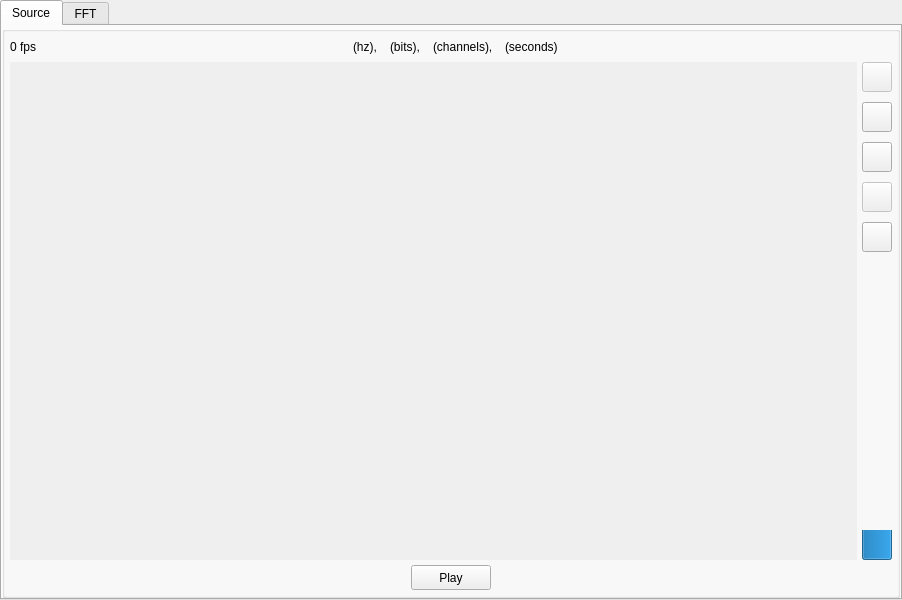
<?xml version="1.0" encoding="UTF-8"?>
<ui version="4.0">
 <class>DataBox</class>
 <widget class="QFrame" name="DataBox">
  <property name="geometry">
   <rect>
    <x>0</x>
    <y>0</y>
    <width>902</width>
    <height>600</height>
   </rect>
  </property>
  <property name="sizePolicy">
   <sizepolicy hsizetype="Minimum" vsizetype="Minimum">
    <horstretch>0</horstretch>
    <verstretch>0</verstretch>
   </sizepolicy>
  </property>
  <property name="minimumSize">
   <size>
    <width>900</width>
    <height>600</height>
   </size>
  </property>
  <property name="windowTitle">
   <string>Frame</string>
  </property>
  <layout class="QVBoxLayout" name="verticalLayout_6">
   <property name="spacing">
    <number>0</number>
   </property>
   <property name="leftMargin">
    <number>0</number>
   </property>
   <property name="topMargin">
    <number>0</number>
   </property>
   <property name="rightMargin">
    <number>0</number>
   </property>
   <property name="bottomMargin">
    <number>0</number>
   </property>
   <item>
    <widget class="QTabWidget" name="tabWidget">
     <property name="currentIndex">
      <number>0</number>
     </property>
     <widget class="QWidget" name="tab">
      <attribute name="title">
       <string>Source</string>
      </attribute>
      <layout class="QHBoxLayout" name="horizontalLayout_5">
       <property name="spacing">
        <number>0</number>
       </property>
       <property name="leftMargin">
        <number>0</number>
       </property>
       <property name="topMargin">
        <number>0</number>
       </property>
       <property name="rightMargin">
        <number>0</number>
       </property>
       <property name="bottomMargin">
        <number>0</number>
       </property>
       <item>
        <widget class="QGroupBox" name="groupBox_3">
         <property name="title">
          <string/>
         </property>
         <layout class="QVBoxLayout" name="verticalLayout" stretch="1,97,0">
          <property name="spacing">
           <number>5</number>
          </property>
          <property name="leftMargin">
           <number>5</number>
          </property>
          <property name="topMargin">
           <number>5</number>
          </property>
          <property name="rightMargin">
           <number>5</number>
          </property>
          <property name="bottomMargin">
           <number>5</number>
          </property>
          <item>
           <layout class="QHBoxLayout" name="horizontalLayout_2" stretch="4,1,4">
            <property name="spacing">
             <number>0</number>
            </property>
            <item>
             <layout class="QHBoxLayout" name="horizontalLayout_3">
              <item>
               <widget class="QLabel" name="label_2">
                <property name="text">
                 <string>0 fps</string>
                </property>
               </widget>
              </item>
              <item>
               <spacer name="horizontalSpacer_5">
                <property name="orientation">
                 <enum>Qt::Horizontal</enum>
                </property>
                <property name="sizeHint" stdset="0">
                 <size>
                  <width>40</width>
                  <height>20</height>
                 </size>
                </property>
               </spacer>
              </item>
             </layout>
            </item>
            <item>
             <layout class="QHBoxLayout" name="horizontalLayout_4" stretch="0,0,0,0,0,0,0,0">
              <property name="spacing">
               <number>1</number>
              </property>
              <item>
               <widget class="QLabel" name="sampleratelabel">
                <property name="text">
                 <string/>
                </property>
               </widget>
              </item>
              <item>
               <widget class="QLabel" name="label_3">
                <property name="text">
                 <string>(hz), </string>
                </property>
               </widget>
              </item>
              <item>
               <widget class="QLabel" name="bitslabel">
                <property name="text">
                 <string/>
                </property>
               </widget>
              </item>
              <item>
               <widget class="QLabel" name="label_5">
                <property name="text">
                 <string>(bits), </string>
                </property>
               </widget>
              </item>
              <item>
               <widget class="QLabel" name="channelslabel">
                <property name="text">
                 <string/>
                </property>
               </widget>
              </item>
              <item>
               <widget class="QLabel" name="label_7">
                <property name="text">
                 <string>(channels), </string>
                </property>
               </widget>
              </item>
              <item>
               <widget class="QLabel" name="secondslabel">
                <property name="text">
                 <string/>
                </property>
               </widget>
              </item>
              <item>
               <widget class="QLabel" name="label_9">
                <property name="text">
                 <string>(seconds)</string>
                </property>
               </widget>
              </item>
             </layout>
            </item>
            <item>
             <spacer name="horizontalSpacer_6">
              <property name="orientation">
               <enum>Qt::Horizontal</enum>
              </property>
              <property name="sizeHint" stdset="0">
               <size>
                <width>40</width>
                <height>20</height>
               </size>
              </property>
             </spacer>
            </item>
           </layout>
          </item>
          <item>
           <layout class="QHBoxLayout" name="horizontalLayout_8" stretch="99,1">
            <property name="spacing">
             <number>5</number>
            </property>
            <property name="leftMargin">
             <number>0</number>
            </property>
            <property name="topMargin">
             <number>0</number>
            </property>
            <property name="rightMargin">
             <number>0</number>
            </property>
            <property name="bottomMargin">
             <number>0</number>
            </property>
            <item>
             <widget class="QScrollArea" name="scrollArea">
              <property name="frameShape">
               <enum>QFrame::NoFrame</enum>
              </property>
              <property name="frameShadow">
               <enum>QFrame::Plain</enum>
              </property>
              <property name="verticalScrollBarPolicy">
               <enum>Qt::ScrollBarAsNeeded</enum>
              </property>
              <property name="horizontalScrollBarPolicy">
               <enum>Qt::ScrollBarAsNeeded</enum>
              </property>
              <property name="widgetResizable">
               <bool>true</bool>
              </property>
              <widget class="QWidget" name="scrollAreaWidgetContents">
               <property name="geometry">
                <rect>
                 <x>0</x>
                 <y>0</y>
                 <width>845</width>
                 <height>496</height>
                </rect>
               </property>
               <layout class="QVBoxLayout" name="verticalLayout_7">
                <property name="spacing">
                 <number>0</number>
                </property>
                <property name="leftMargin">
                 <number>0</number>
                </property>
                <property name="topMargin">
                 <number>0</number>
                </property>
                <property name="rightMargin">
                 <number>0</number>
                </property>
                <property name="bottomMargin">
                 <number>0</number>
                </property>
                <item>
                 <layout class="QVBoxLayout" name="verticalLayout_5"/>
                </item>
               </layout>
              </widget>
             </widget>
            </item>
            <item>
             <layout class="QVBoxLayout" name="verticalLayout_4">
              <property name="spacing">
               <number>10</number>
              </property>
              <property name="leftMargin">
               <number>0</number>
              </property>
              <property name="topMargin">
               <number>0</number>
              </property>
              <property name="rightMargin">
               <number>0</number>
              </property>
              <property name="bottomMargin">
               <number>0</number>
              </property>
              <item>
               <widget class="QPushButton" name="pushButton_4">
                <property name="enabled">
                 <bool>false</bool>
                </property>
                <property name="sizePolicy">
                 <sizepolicy hsizetype="Minimum" vsizetype="Minimum">
                  <horstretch>0</horstretch>
                  <verstretch>0</verstretch>
                 </sizepolicy>
                </property>
                <property name="minimumSize">
                 <size>
                  <width>30</width>
                  <height>30</height>
                 </size>
                </property>
                <property name="maximumSize">
                 <size>
                  <width>30</width>
                  <height>30</height>
                 </size>
                </property>
                <property name="toolTip">
                 <string>select mode</string>
                </property>
                <property name="text">
                 <string/>
                </property>
               </widget>
              </item>
              <item>
               <widget class="QPushButton" name="pushButton_3">
                <property name="sizePolicy">
                 <sizepolicy hsizetype="Minimum" vsizetype="Minimum">
                  <horstretch>0</horstretch>
                  <verstretch>0</verstretch>
                 </sizepolicy>
                </property>
                <property name="minimumSize">
                 <size>
                  <width>30</width>
                  <height>30</height>
                 </size>
                </property>
                <property name="maximumSize">
                 <size>
                  <width>30</width>
                  <height>30</height>
                 </size>
                </property>
                <property name="toolTip">
                 <string>drag mode</string>
                </property>
                <property name="text">
                 <string/>
                </property>
               </widget>
              </item>
              <item>
               <widget class="QPushButton" name="pushButton_5">
                <property name="sizePolicy">
                 <sizepolicy hsizetype="Minimum" vsizetype="Minimum">
                  <horstretch>0</horstretch>
                  <verstretch>0</verstretch>
                 </sizepolicy>
                </property>
                <property name="minimumSize">
                 <size>
                  <width>30</width>
                  <height>30</height>
                 </size>
                </property>
                <property name="maximumSize">
                 <size>
                  <width>30</width>
                  <height>30</height>
                 </size>
                </property>
                <property name="toolTip">
                 <string>reset plot</string>
                </property>
                <property name="text">
                 <string/>
                </property>
               </widget>
              </item>
              <item>
               <widget class="QPushButton" name="pushButton_6">
                <property name="enabled">
                 <bool>false</bool>
                </property>
                <property name="sizePolicy">
                 <sizepolicy hsizetype="Minimum" vsizetype="Minimum">
                  <horstretch>0</horstretch>
                  <verstretch>0</verstretch>
                 </sizepolicy>
                </property>
                <property name="minimumSize">
                 <size>
                  <width>30</width>
                  <height>30</height>
                 </size>
                </property>
                <property name="maximumSize">
                 <size>
                  <width>30</width>
                  <height>30</height>
                 </size>
                </property>
                <property name="toolTip">
                 <string>change refresh rate</string>
                </property>
                <property name="text">
                 <string/>
                </property>
               </widget>
              </item>
              <item>
               <widget class="QPushButton" name="pushButton_11">
                <property name="enabled">
                 <bool>true</bool>
                </property>
                <property name="sizePolicy">
                 <sizepolicy hsizetype="Minimum" vsizetype="Minimum">
                  <horstretch>0</horstretch>
                  <verstretch>0</verstretch>
                 </sizepolicy>
                </property>
                <property name="minimumSize">
                 <size>
                  <width>30</width>
                  <height>30</height>
                 </size>
                </property>
                <property name="maximumSize">
                 <size>
                  <width>30</width>
                  <height>30</height>
                 </size>
                </property>
                <property name="toolTip">
                 <string>slider mode</string>
                </property>
                <property name="text">
                 <string/>
                </property>
               </widget>
              </item>
              <item>
               <spacer name="verticalSpacer">
                <property name="orientation">
                 <enum>Qt::Vertical</enum>
                </property>
                <property name="sizeHint" stdset="0">
                 <size>
                  <width>20</width>
                  <height>40</height>
                 </size>
                </property>
               </spacer>
              </item>
              <item>
               <widget class="QProgressBar" name="progressBar">
                <property name="enabled">
                 <bool>true</bool>
                </property>
                <property name="sizePolicy">
                 <sizepolicy hsizetype="Minimum" vsizetype="Minimum">
                  <horstretch>0</horstretch>
                  <verstretch>0</verstretch>
                 </sizepolicy>
                </property>
                <property name="minimumSize">
                 <size>
                  <width>30</width>
                  <height>30</height>
                 </size>
                </property>
                <property name="maximumSize">
                 <size>
                  <width>30</width>
                  <height>30</height>
                 </size>
                </property>
                <property name="value">
                 <number>100</number>
                </property>
                <property name="textVisible">
                 <bool>false</bool>
                </property>
                <property name="orientation">
                 <enum>Qt::Vertical</enum>
                </property>
               </widget>
              </item>
             </layout>
            </item>
           </layout>
          </item>
          <item>
           <layout class="QHBoxLayout" name="horizontalLayout">
            <property name="spacing">
             <number>5</number>
            </property>
            <item>
             <spacer name="horizontalSpacer">
              <property name="orientation">
               <enum>Qt::Horizontal</enum>
              </property>
              <property name="sizeHint" stdset="0">
               <size>
                <width>40</width>
                <height>20</height>
               </size>
              </property>
             </spacer>
            </item>
            <item>
             <widget class="QPushButton" name="pushButton">
              <property name="sizePolicy">
               <sizepolicy hsizetype="Minimum" vsizetype="Minimum">
                <horstretch>0</horstretch>
                <verstretch>0</verstretch>
               </sizepolicy>
              </property>
              <property name="minimumSize">
               <size>
                <width>0</width>
                <height>25</height>
               </size>
              </property>
              <property name="maximumSize">
               <size>
                <width>16777215</width>
                <height>25</height>
               </size>
              </property>
              <property name="text">
               <string>Play</string>
              </property>
              <property name="flat">
               <bool>false</bool>
              </property>
             </widget>
            </item>
            <item>
             <spacer name="horizontalSpacer_2">
              <property name="orientation">
               <enum>Qt::Horizontal</enum>
              </property>
              <property name="sizeHint" stdset="0">
               <size>
                <width>40</width>
                <height>20</height>
               </size>
              </property>
             </spacer>
            </item>
           </layout>
          </item>
         </layout>
        </widget>
       </item>
      </layout>
     </widget>
     <widget class="QWidget" name="tab_2">
      <attribute name="title">
       <string>FFT</string>
      </attribute>
      <layout class="QVBoxLayout" name="verticalLayout_3">
       <property name="spacing">
        <number>0</number>
       </property>
       <property name="leftMargin">
        <number>0</number>
       </property>
       <property name="topMargin">
        <number>0</number>
       </property>
       <property name="rightMargin">
        <number>0</number>
       </property>
       <property name="bottomMargin">
        <number>0</number>
       </property>
       <item>
        <widget class="QGroupBox" name="groupBox_4">
         <property name="title">
          <string/>
         </property>
         <layout class="QVBoxLayout" name="verticalLayout_2" stretch="1,98,1">
          <property name="spacing">
           <number>5</number>
          </property>
          <property name="leftMargin">
           <number>5</number>
          </property>
          <property name="topMargin">
           <number>5</number>
          </property>
          <property name="rightMargin">
           <number>5</number>
          </property>
          <property name="bottomMargin">
           <number>5</number>
          </property>
          <item>
           <layout class="QHBoxLayout" name="horizontalLayout_6">
            <item>
             <spacer name="horizontalSpacer_7">
              <property name="orientation">
               <enum>Qt::Horizontal</enum>
              </property>
              <property name="sizeHint" stdset="0">
               <size>
                <width>40</width>
                <height>20</height>
               </size>
              </property>
             </spacer>
            </item>
            <item>
             <widget class="QLabel" name="label">
              <property name="text">
               <string/>
              </property>
              <property name="alignment">
               <set>Qt::AlignCenter</set>
              </property>
             </widget>
            </item>
            <item>
             <spacer name="horizontalSpacer_8">
              <property name="orientation">
               <enum>Qt::Horizontal</enum>
              </property>
              <property name="sizeHint" stdset="0">
               <size>
                <width>40</width>
                <height>20</height>
               </size>
              </property>
             </spacer>
            </item>
           </layout>
          </item>
          <item>
           <layout class="QHBoxLayout" name="horizontalLayout_9" stretch="99,1">
            <property name="spacing">
             <number>5</number>
            </property>
            <property name="leftMargin">
             <number>0</number>
            </property>
            <property name="topMargin">
             <number>0</number>
            </property>
            <property name="rightMargin">
             <number>0</number>
            </property>
            <property name="bottomMargin">
             <number>0</number>
            </property>
            <item>
             <layout class="QVBoxLayout" name="verticalLayout_8"/>
            </item>
            <item>
             <layout class="QVBoxLayout" name="verticalLayout_9">
              <property name="spacing">
               <number>10</number>
              </property>
              <item>
               <widget class="QPushButton" name="pushButton_7">
                <property name="enabled">
                 <bool>false</bool>
                </property>
                <property name="sizePolicy">
                 <sizepolicy hsizetype="Fixed" vsizetype="Fixed">
                  <horstretch>0</horstretch>
                  <verstretch>0</verstretch>
                 </sizepolicy>
                </property>
                <property name="minimumSize">
                 <size>
                  <width>30</width>
                  <height>30</height>
                 </size>
                </property>
                <property name="maximumSize">
                 <size>
                  <width>30</width>
                  <height>30</height>
                 </size>
                </property>
                <property name="toolTip">
                 <string>select mode</string>
                </property>
                <property name="text">
                 <string/>
                </property>
               </widget>
              </item>
              <item>
               <widget class="QPushButton" name="pushButton_8">
                <property name="enabled">
                 <bool>true</bool>
                </property>
                <property name="minimumSize">
                 <size>
                  <width>30</width>
                  <height>30</height>
                 </size>
                </property>
                <property name="maximumSize">
                 <size>
                  <width>30</width>
                  <height>30</height>
                 </size>
                </property>
                <property name="toolTip">
                 <string>drag mode</string>
                </property>
                <property name="text">
                 <string/>
                </property>
               </widget>
              </item>
              <item>
               <widget class="QPushButton" name="pushButton_9">
                <property name="enabled">
                 <bool>true</bool>
                </property>
                <property name="minimumSize">
                 <size>
                  <width>30</width>
                  <height>30</height>
                 </size>
                </property>
                <property name="maximumSize">
                 <size>
                  <width>30</width>
                  <height>30</height>
                 </size>
                </property>
                <property name="toolTip">
                 <string>reset plot</string>
                </property>
                <property name="text">
                 <string/>
                </property>
               </widget>
              </item>
              <item>
               <widget class="QPushButton" name="pushButton_10">
                <property name="sizePolicy">
                 <sizepolicy hsizetype="Fixed" vsizetype="Fixed">
                  <horstretch>0</horstretch>
                  <verstretch>0</verstretch>
                 </sizepolicy>
                </property>
                <property name="minimumSize">
                 <size>
                  <width>30</width>
                  <height>30</height>
                 </size>
                </property>
                <property name="maximumSize">
                 <size>
                  <width>30</width>
                  <height>30</height>
                 </size>
                </property>
                <property name="toolTip">
                 <string>peak or rms</string>
                </property>
                <property name="text">
                 <string/>
                </property>
               </widget>
              </item>
              <item>
               <spacer name="verticalSpacer_2">
                <property name="orientation">
                 <enum>Qt::Vertical</enum>
                </property>
                <property name="sizeHint" stdset="0">
                 <size>
                  <width>20</width>
                  <height>40</height>
                 </size>
                </property>
               </spacer>
              </item>
             </layout>
            </item>
           </layout>
          </item>
          <item>
           <layout class="QHBoxLayout" name="horizontalLayout_7">
            <property name="spacing">
             <number>5</number>
            </property>
            <item>
             <spacer name="horizontalSpacer_3">
              <property name="orientation">
               <enum>Qt::Horizontal</enum>
              </property>
              <property name="sizeHint" stdset="0">
               <size>
                <width>40</width>
                <height>20</height>
               </size>
              </property>
             </spacer>
            </item>
            <item>
             <widget class="QPushButton" name="pushButton_2">
              <property name="sizePolicy">
               <sizepolicy hsizetype="Minimum" vsizetype="Minimum">
                <horstretch>0</horstretch>
                <verstretch>0</verstretch>
               </sizepolicy>
              </property>
              <property name="minimumSize">
               <size>
                <width>0</width>
                <height>25</height>
               </size>
              </property>
              <property name="maximumSize">
               <size>
                <width>16777215</width>
                <height>25</height>
               </size>
              </property>
              <property name="text">
               <string>Refresh</string>
              </property>
              <property name="flat">
               <bool>false</bool>
              </property>
             </widget>
            </item>
            <item>
             <spacer name="horizontalSpacer_4">
              <property name="orientation">
               <enum>Qt::Horizontal</enum>
              </property>
              <property name="sizeHint" stdset="0">
               <size>
                <width>40</width>
                <height>20</height>
               </size>
              </property>
             </spacer>
            </item>
           </layout>
          </item>
         </layout>
        </widget>
       </item>
      </layout>
     </widget>
    </widget>
   </item>
  </layout>
 </widget>
 <resources/>
 <connections/>
</ui>
